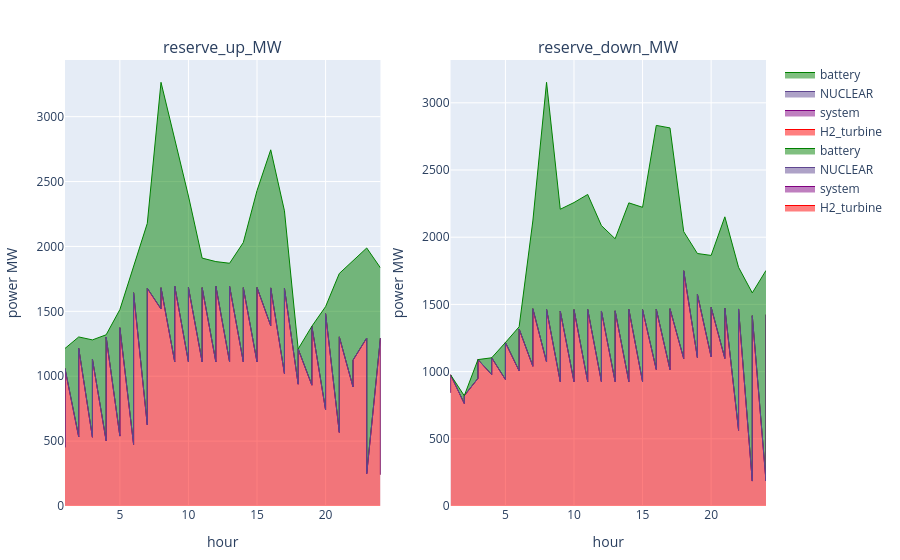

The cell this chart's notebook holds for it:
### Code cell
# p1 = plot_reserve_by_fieldy(reserve_uc_, :reserve_up_MW, :resource)
dissagregate_by_battery = false
if !dissagregate_by_battery
    p2 = plot_reserve(reserve_uc)
else
    p1 = plot_reserve_by_fieldy(s_uc.reserve[(s_uc.reserve.configuration .== config_) .&  (s_uc.reserve.day .== day_) .&  (s_uc.reserve.resource .== "battery"),:], :reserve_up_MW, :r_id)
    p2 = plot_reserve_by_fieldy(s_uc.reserve[(s_uc.reserve.configuration .== config_) .&  (s_uc.reserve.day .== day_) .&  (s_uc.reserve.resource .== "battery"),:], :reserve_down_MW, :r_id)
    [p1 p2]
end

### Figure 1 — Plotly figure (JSON) as saved in the notebook; plotly's stock layout.template omitted (floating-point values rounded to 4 significant figures)
{"data": [{"line": {"color": "red", "shape": "line", "width": 1}, "mode": "lines", "name": "H2_turbine", "stackgroup": 1, "type": "scatter", "x": [1, 2, 3, 4, 5, 6, 7, 8, 9, 10, 11, 12, 13, 14, 15, 16, 17, 18, 19, 20, 21, 22, 23, 24, 1, 2, 3, 4, 5, 6, 7, 8, 9, 10, 11, 12, 13, 14, 15, 16, 17, 18, 19, 20, 21, 22, 23, 24], "xaxis": "x1", "y": [452.5, 532.3, 530.0, 502.6, 538.8, 474.5, 625.2, 1518.0, 1110.0, 1110.0, 1110.0, 1110.0, 1110.0, 1110.0, 1110.0, 1389.0, 1020.0, 938.6, 931.1, 740.1, 567.2, 916.8, 1294.0, 1294.0, 1058.0, 1214.0, 1131.0, 1302.0, 1374.0, 1643.0, 1677.0, 1682.0, 1694.0, 1684.0, 1682.0, 1694.0, 1693.0, 1682.0, 1683.0, 1680.0, 1677.0, 1210.0, 1385.0, 1482.0, 1303.0, 1124.0, 249.3, 241.6], "yaxis": "y1"}, {"line": {"color": "purple", "shape": "line", "width": 1}, "mode": "lines", "name": "system", "stackgroup": 1, "type": "scatter", "x": [1, 2, 3, 4, 5, 6, 7, 8, 9, 10, 11, 12, 13, 14, 15, 16, 17, 18, 19, 20, 21, 22, 23, 24, 1, 2, 3, 4, 5, 6, 7, 8, 9, 10, 11, 12, 13, 14, 15, 16, 17, 18, 19, 20, 21, 22, 23, 24], "xaxis": "x1", "y": [null, null, null, null, null, null, null, null, null, null, null, null, null, null, null, null, null, null, null, null, null, null, null, null, null, null, null, null, null, null, null, null, null, null, null, null, null, null, null, null, null, null, null, null, null, null, null, null], "yaxis": "y1"}, {"line": {"color": "rgba(95, 70, 144, 1)", "shape": "line", "width": 1}, "mode": "lines", "name": "NUCLEAR", "stackgroup": 1, "type": "scatter", "x": [1, 2, 3, 4, 5, 6, 7, 8, 9, 10, 11, 12, 13, 14, 15, 16, 17, 18, 19, 20, 21, 22, 23, 24, 1, 2, 3, 4, 5, 6, 7, 8, 9, 10, 11, 12, 13, 14, 15, 16, 17, 18, 19, 20, 21, 22, 23, 24], "xaxis": "x1", "y": [0, 0, 0, 0, 0, 0, 0, 0, 0, 0, 0, 0, 0, 0, 0, 0, 0, 0, 0, 0, 0, 0, 0, 0, 0, 0, 0, 0, 0, 0, 0, 0, 0, 0, 0, 0, 0, 0, 0, 0, 0, 0, 0, 0, 0, 0, 0, 0], "yaxis": "y1"}, {"line": {"color": "green", "shape": "line", "width": 1}, "mode": "lines", "name": "battery", "stackgroup": 1, "type": "scatter", "x": [1, 2, 3, 4, 5, 6, 7, 8, 9, 10, 11, 12, 13, 14, 15, 16, 17, 18, 19, 20, 21, 22, 23, 24, 1, 2, 3, 4, 5, 6, 7, 8, 9, 10, 11, 12, 13, 14, 15, 16, 17, 18, 19, 20, 21, 22, 23, 24], "xaxis": "x1", "y": [761.6, 770.3, 749.9, 816.6, 974.7, 1363.0, 1553.0, 1746.0, 1710.0, 1279.0, 800.1, 773.2, 760.4, 919.9, 1320.0, 1355.0, 1254.0, 271.4, 454.2, 796.2, 1224.0, 975.3, 693.7, 541.0, 155.6, 88.17, 149.3, 17.02, 139.8, 194.3, 500.7, 1583.0, 1125.0, 705.1, 227.9, 189.3, 177.6, 347.9, 746.5, 1064.0, 597.4, 9.913e-08, 1.951e-07, 54.61, 488.4, 768.1, 1739.0, 1593.0], "yaxis": "y1"}, {"line": {"color": "red", "shape": "line", "width": 1}, "mode": "lines", "name": "H2_turbine", "stackgroup": 1, "type": "scatter", "x": [1, 2, 3, 4, 5, 6, 7, 8, 9, 10, 11, 12, 13, 14, 15, 16, 17, 18, 19, 20, 21, 22, 23, 24, 1, 2, 3, 4, 5, 6, 7, 8, 9, 10, 11, 12, 13, 14, 15, 16, 17, 18, 19, 20, 21, 22, 23, 24], "xaxis": "x2", "y": [842.5, 762.7, 950.0, 977.4, 941.2, 1006.0, 1040.0, 1072.0, 925.0, 925.0, 925.0, 925.0, 925.0, 925.0, 925.0, 1016.0, 1015.0, 1096.0, 1104.0, 1110.0, 1098.0, 563.2, 185.6, 186.0, 976.5, 820.6, 1089.0, 1103.0, 1216.0, 1317.0, 1468.0, 1463.0, 1451.0, 1461.0, 1463.0, 1451.0, 1452.0, 1463.0, 1462.0, 1465.0, 1468.0, 1750.0, 1575.0, 1478.0, 1472.0, 1466.0, 1416.0, 1423.0], "yaxis": "y2"}, {"line": {"color": "purple", "shape": "line", "width": 1}, "mode": "lines", "name": "system", "stackgroup": 1, "type": "scatter", "x": [1, 2, 3, 4, 5, 6, 7, 8, 9, 10, 11, 12, 13, 14, 15, 16, 17, 18, 19, 20, 21, 22, 23, 24, 1, 2, 3, 4, 5, 6, 7, 8, 9, 10, 11, 12, 13, 14, 15, 16, 17, 18, 19, 20, 21, 22, 23, 24], "xaxis": "x2", "y": [null, null, null, null, null, null, null, null, null, null, null, null, null, null, null, null, null, null, null, null, null, null, null, null, null, null, null, null, null, null, null, null, null, null, null, null, null, null, null, null, null, null, null, null, null, null, null, null], "yaxis": "y2"}, {"line": {"color": "rgba(95, 70, 144, 1)", "shape": "line", "width": 1}, "mode": "lines", "name": "NUCLEAR", "stackgroup": 1, "type": "scatter", "x": [1, 2, 3, 4, 5, 6, 7, 8, 9, 10, 11, 12, 13, 14, 15, 16, 17, 18, 19, 20, 21, 22, 23, 24, 1, 2, 3, 4, 5, 6, 7, 8, 9, 10, 11, 12, 13, 14, 15, 16, 17, 18, 19, 20, 21, 22, 23, 24], "xaxis": "x2", "y": [0, 0, 0, 0, 0, 0, 0, 0, 0, 0, 0, 0, 0, 0, 0, 0, 0, 0, 0, 0, 0, 0, 0, 0, 0, 0, 0, 0, 0, 0, 0, 0, 0, 0, 0, 0, 0, 0, 0, 0, 0, 0, 0, 0, 0, 0, 0, 0], "yaxis": "y2"}, {"line": {"color": "green", "shape": "line", "width": 1}, "mode": "lines", "name": "battery", "stackgroup": 1, "type": "scatter", "x": [1, 2, 3, 4, 5, 6, 7, 8, 9, 10, 11, 12, 13, 14, 15, 16, 17, 18, 19, 20, 21, 22, 23, 24, 1, 2, 3, 4, 5, 6, 7, 8, 9, 10, 11, 12, 13, 14, 15, 16, 17, 18, 19, 20, 21, 22, 23, 24], "xaxis": "x2", "y": [134.0, 57.91, 139.4, 125.4, 275.0, 328.0, 1081.0, 2055.0, 1283.0, 1333.0, 1393.0, 1162.0, 1063.0, 1331.0, 1297.0, 1816.0, 1799.0, 945.1, 774.9, 754.6, 1054.0, 1213.0, 1400.0, 1567.0, 4.032e-08, 3.032e-08, 2.679e-10, 1.01e-08, 3.573e-07, 16.47, 652.9, 1689.0, 757.6, 796.4, 855.5, 635.6, 536.3, 792.6, 761.0, 1367.0, 1346.0, 291.5, 304.1, 386.1, 680.0, 310.1, 170.3, 329.5], "yaxis": "y2"}], "layout": {"annotations": [{"font": {"size": 16}, "showarrow": false, "text": "reserve_up_MW", "x": 0.225, "xanchor": "center", "xref": "paper", "y": 1, "yanchor": "bottom", "yref": "paper"}, {"font": {"size": 16}, "showarrow": false, "text": "reserve_down_MW", "x": 0.775, "xanchor": "center", "xref": "paper", "y": 1, "yanchor": "bottom", "yref": "paper"}], "margin": {"b": 50, "l": 50, "r": 50, "t": 60}, "xaxis1": {"anchor": "y1", "domain": [0, 0.45], "title": {"text": "hour"}}, "xaxis2": {"anchor": "y2", "domain": [0.55, 1], "title": {"text": "hour"}}, "yaxis1": {"anchor": "x1", "domain": [0, 1], "title": {"text": "power MW"}}, "yaxis2": {"anchor": "x2", "domain": [0, 1], "title": {"text": "power MW"}}}}
